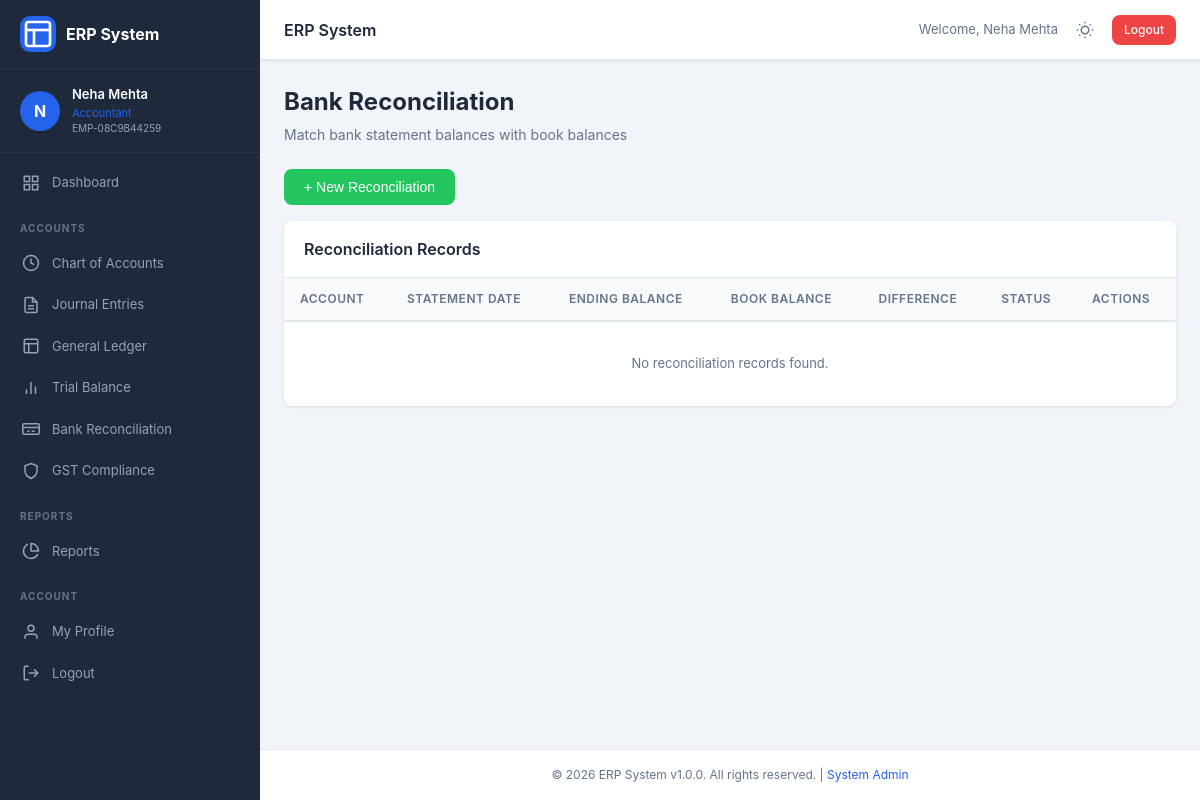
The app's page /modules/accounts/bank_reconciliation.php (signed in) with its own data.
### tables this page shows
CREATE TABLE users (
                id INTEGER PRIMARY KEY AUTOINCREMENT,
                username TEXT UNIQUE NOT NULL,
                password_hash TEXT NOT NULL,
                employee_code TEXT UNIQUE NOT NULL,
                email TEXT,
                phone TEXT,
                role_id INTEGER,
                is_active INTEGER DEFAULT 1,
                login_attempts INTEGER DEFAULT 0,
                locked_until TEXT,
                last_login TEXT,
                created_at TEXT DEFAULT (datetime('now','localtime')),
                updated_at TEXT DEFAULT (datetime('now','localtime')),
                FOREIGN KEY (role_id) REFERENCES roles(id)
            );

CREATE TABLE employees (
                id INTEGER PRIMARY KEY AUTOINCREMENT,
                user_id INTEGER UNIQUE,
                employee_code TEXT UNIQUE NOT NULL,
                first_name TEXT NOT NULL,
                last_name TEXT NOT NULL,
                middle_name TEXT,
                date_of_birth TEXT,
                gender TEXT,
                marital_status TEXT,
                blood_group TEXT,
                nationality TEXT DEFAULT 'Indian',
                religion TEXT,
                department TEXT,
                designation TEXT,
                date_of_joining TEXT,
                employment_type TEXT,
                work_location TEXT,
                reporting_to TEXT,
                shift_timing TEXT,
                weekly_off TEXT,
                aadhar_number_encrypted TEXT,
                aadhar_photo TEXT,
                pan_number_encrypted TEXT,
                pan_photo TEXT,
                passport_photo TEXT,
                phone_number TEXT,
                alternate_phone TEXT,
                personal_email TEXT,
                official_email TEXT,
                emergency_contact_name TEXT,
                emergency_contact_phone TEXT,
                emergency_contact_relation TEXT,
                address_aadhar TEXT,
                address_permanent TEXT,
                address_current TEXT,
                city TEXT,
                state TEXT,
                pincode TEXT,
                highest_education TEXT,
                university TEXT,
                year_of_passing TEXT,
                previous_company TEXT,
                previous_designation TEXT,
                years_of_experience TEXT,
                skills TEXT,
                bank_name TEXT,
                bank_account_number_encrypted TEXT,
                ifsc_code TEXT,
                bank_branch TEXT,
                uan_number_encrypted TEXT,
                esic_number_encrypted TEXT,
                is_active INTEGER DEFAULT 1,
                created_at TEXT DEFAULT (datetime('now','localtime')),
                updated_at TEXT DEFAULT (datetime('now','localtime')),
                FOREIGN KEY (user_id) REFERENCES users(id)
            );

CREATE TABLE roles (
                id INTEGER PRIMARY KEY AUTOINCREMENT,
                role_name TEXT UNIQUE NOT NULL,
                role_description TEXT,
                permissions TEXT,
                is_system INTEGER DEFAULT 0,
                created_at TEXT DEFAULT (datetime('now','localtime')),
                updated_at TEXT DEFAULT (datetime('now','localtime'))
            );

### modules/accounts/bank_reconciliation.php (the view, shortened to what the rows shown need)
<?php
require_once __DIR__ . '/../../init.php';
require_once __DIR__ . '/../../includes/header.php';
?>
<div class="page-header">
    <h1 class="page-title">Bank Reconciliation</h1>
</div>
<div class="card">
    <div class="card-body p-0">
        <table class="table">
            <thead><tr><th>Account</th><th>Statement Date</th><th>Ending Balance</th><th>Book Balance</th><th>Difference</th><th>Status</th><th>Actions</th></tr></thead>
        </table>
    </div>
</div>
<?php require_once __DIR__ . '/../../includes/footer.php'; ?>

### includes/header.php (shortened to what the rows shown need)
<?php
require_once __DIR__ . '/../init.php';
$currentUser = getCurrentUser();
?>
<!DOCTYPE html>
<html lang="en" data-theme="">
<head>
    <link rel="stylesheet" href="/assets/css/style.css">
</head>
<body>
    <div class="app-container">
        <nav class="sidebar" id="sidebar">
            <div class="sidebar-user">
                <div class="user-avatar">
                    <?= strtoupper(substr($currentUser['username'] ?? 'U', 0, 1)) ?>
                </div>
                <div class="user-info">
                    <span class="user-name"><?= getEmployeeName() ?></span>
                    <span class="user-role"><?= $currentUser['role_name'] ?? '' ?></span>
                    <span class="user-code"><?= $currentUser['employee_code'] ?? '' ?></span>
                </div>
            </div>
        </nav>
        <main class="main-content">
            <header class="top-bar">
                <div class="top-bar-right">
                    <span class="user-greeting">Welcome, <?= getEmployeeName() ?></span>
                    <button class="theme-toggle" id="themeToggle" onclick="toggleTheme()" title="Toggle Dark Mode">
                    </button>
                    <a href="/dashboard.php?logout=1" class="btn btn-sm btn-danger" onclick="return confirm('Logout?')">Logout</a>
                </div>
            </header>
            <div class="content-wrapper">

### records on screen
users: username "N", role.role_name "Accountant", employee_code "EMP-08C9B44259"
employees: getEmployeeName() "Neha Mehta"

### other values on screen
APP_NAME "ERP System"
APP_VERSION "1.0.0"
